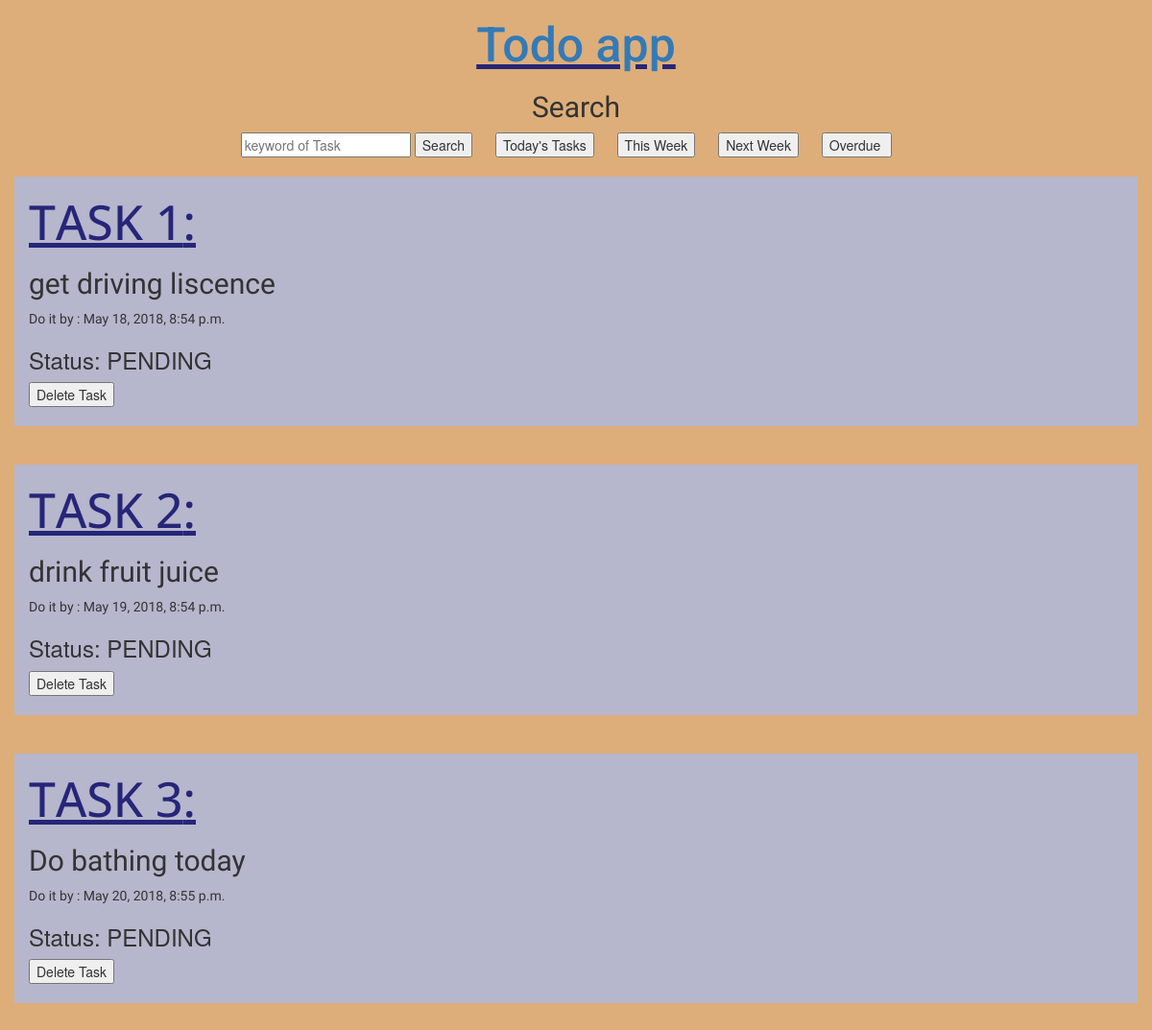
The page /todo/nweek/ on the database its author committed.
### todo/models.py (models this page shows, shortened)
class Task(models.Model):
    COMPLETED='COMPLETED'
    PENDING='PENDING'
    STATE_CHOICES=(
        (COMPLETED,'COMPLETED'),
        (PENDING,'PENDING'),
    )
    title=models.CharField(max_length=200)
    due_date=models.DateTimeField(blank=True,null=True)
    state=models.CharField(max_length=10,choices=STATE_CHOICES,default=PENDING)

### todo/views.py (the view)
# urls.py: path('nweek/',views.filternextweek,name='nweek'),
def filternextweek(request):
    td = datetime.today()
    week = td + timedelta(days=7)
    nweek=week+timedelta(days=7)
    res=Task.objects.filter(due_date__range=[week,nweek])
    return render(request,'todo/month.html',{'res':res})

### todo/templates/todo/month.html (shortened to what this page needs)
<head>
<link rel="stylesheet" href="https://maxcdn.bootstrapcdn.com/bootstrap/3.3.7/css/bootstrap.min.css">
</head>
<body>
<center>
<h1><u><a href="/todo">Todo app</a></u></h1>
<h2 style="font-family: 'Arima Madurai', cursive;"> Search </h2>
<form method="GET" action=''>
    <input type="text" placeholder="keyword of Task " name="q"/>
    <input type="submit" value="Search"/>
</form>
    <form id="1" action="{% url 'todo:today' %}">
    <input type="submit" value="Today's Tasks" />
</form>
    <form id="2" action="{% url 'todo:week' %}">
    <input type="submit" value="This Week" />
</form>
    <form id="3" action="{% url 'todo:nweek' %}">
    <input type="submit" value="Next Week" />
</form>
    <form id="4" action="{% url 'todo:overdue' %}">
    <input type="submit" value="Overdue " />
</form>
    <br><br>
</center>
{% if res %}
{% for i in res %}
<div class="container">
    <h1 style="font-family: 'Open Sans', sans-serif;"><u>TASK {{forloop.counter}}:</u></h1>
<h2 >{{i.title}}</h2><p> Do it by : {{i.due_date}}</p>
<h3>Status: {{i.state}}</h3>
<form id="4" action="{% url 'todo:delete' i.id%}">
    <input type="submit" value="Delete Task" />
    <br>
</form>
</div>
<br><br>
{% endfor %}
<br>
{% else %}
<h1>NO RESULTS</h1>
{% endif %}
</body>
</html>

### todo/templates/todo/month.html (style rules this page uses)
h1 { font-family:'Roboto',sans-serif;font-size:50px;color:#272578; }
h2 { font-family: 'Arima Madurai', cursive; }
p { font-family: 'Oleo Script', cursive; }
.container { background-color:#B6B6CD; }
form { display:inline; padding-right:20px; }
body { background-color:#DDAE79 ; }

### rows shown on the page
Task: title "get driving liscence", due_date "May 18, 2018, 8:54 p.m.", state "PENDING"
Task: title "drink fruit juice", due_date "May 19, 2018, 8:54 p.m.", state "PENDING"
Task: title "Do bathing today", due_date "May 20, 2018, 8:55 p.m.", state "PENDING"
